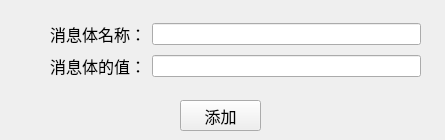
<?xml version="1.0" encoding="UTF-8"?>
<ui version="4.0">
 <class>Form</class>
 <widget class="QWidget" name="Form">
  <property name="geometry">
   <rect>
    <x>0</x>
    <y>0</y>
    <width>445</width>
    <height>140</height>
   </rect>
  </property>
  <property name="windowTitle">
   <string>添加消息体</string>
  </property>
  <widget class="QPushButton" name="addheaderbutton">
   <property name="geometry">
    <rect>
     <x>180</x>
     <y>100</y>
     <width>81</width>
     <height>31</height>
    </rect>
   </property>
   <property name="font">
    <font>
     <pointsize>12</pointsize>
    </font>
   </property>
   <property name="text">
    <string>添加</string>
   </property>
  </widget>
  <widget class="QWidget" name="">
   <property name="geometry">
    <rect>
     <x>50</x>
     <y>20</y>
     <width>371</width>
     <height>61</height>
    </rect>
   </property>
   <layout class="QVBoxLayout" name="verticalLayout">
    <item>
     <layout class="QHBoxLayout" name="horizontalLayout">
      <item>
       <widget class="QLabel" name="label">
        <property name="font">
         <font>
          <pointsize>12</pointsize>
         </font>
        </property>
        <property name="text">
         <string>消息体名称：</string>
        </property>
       </widget>
      </item>
      <item>
       <widget class="QLineEdit" name="lineEdit"/>
      </item>
     </layout>
    </item>
    <item>
     <layout class="QHBoxLayout" name="horizontalLayout_2">
      <item>
       <widget class="QLabel" name="label_2">
        <property name="font">
         <font>
          <pointsize>12</pointsize>
         </font>
        </property>
        <property name="text">
         <string>消息体的值：</string>
        </property>
       </widget>
      </item>
      <item>
       <widget class="QLineEdit" name="lineEdit_2"/>
      </item>
     </layout>
    </item>
   </layout>
  </widget>
 </widget>
 <resources/>
 <connections/>
</ui>
